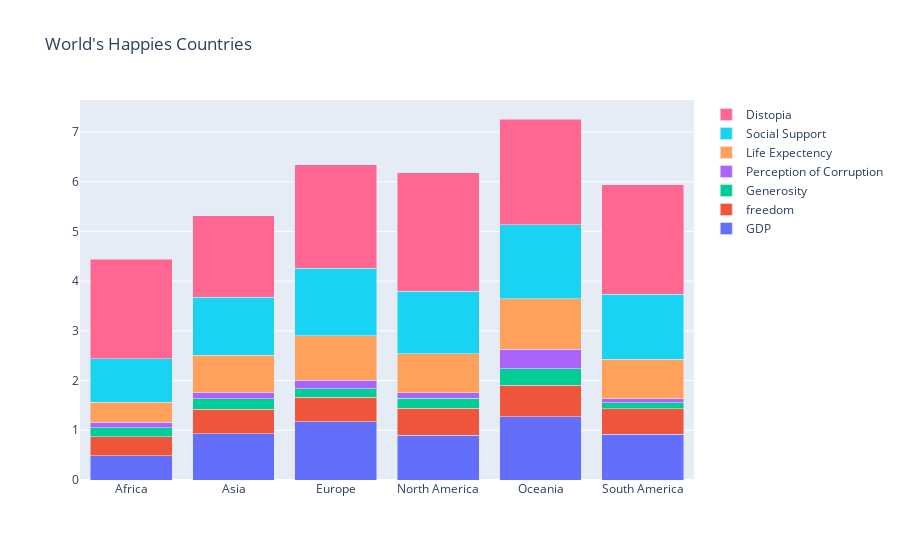

Notebook code cell kept with this figure:
### Code cell
continent_data=twenty_twenty_data.groupby('continent').mean()

plt.figure(figsize=(10,6))

             #twenty_twenty_data.loc[:10,'country']twenty_twenty_data.loc[:10,'country']
             #twenty_twenty_data.loc[:10,["Explained by: Log GDP per capita"]
fig = go.Figure(data=[
    go.Bar(name='GDP', x=continent_data.index, y=continent_data["Explained by: Log GDP per capita"]),
    go.Bar(name='freedom', x=continent_data.index, y=continent_data["Explained by: Freedom to make life choices"].values.flatten()),
     go.Bar(name='Generosity', x=continent_data.index,  y=continent_data["Explained by: Generosity"].values.flatten()),
     go.Bar(name='Perception of Corruption', x=continent_data.index,  y=continent_data["Explained by: Perceptions of corruption"].values.flatten()), 
    go.Bar(name='Life Expectency', x=continent_data.index, y=continent_data["Explained by: Healthy life expectancy"].values.flatten()),
     go.Bar(name='Social Support', x=continent_data.index, y=continent_data["Explained by: Social support"].values.flatten()),
     go.Bar(name='Distopia', x=continent_data.index, y=continent_data["Dystopia + residual"].values.flatten()),
])
# Change the bar mode
fig.update_layout( title_text="World's Happies Countries",barmode='stack')
fig.show()
continent_data

### Figure 1 — Plotly figure (JSON) as saved in the notebook; plotly's stock layout.template omitted (floating-point values rounded to 4 significant figures)
{"data": [{"name": "GDP", "type": "bar", "x": ["Africa", "Asia", "Europe", "North America", "Oceania", "South America"], "y": [0.4916, 0.9333, 1.173, 0.9012, 1.276, 0.9252]}, {"name": "freedom", "type": "bar", "x": ["Africa", "Asia", "Europe", "North America", "Oceania", "South America"], "y": [0.3777, 0.4873, 0.4901, 0.5432, 0.6343, 0.5044]}, {"name": "Generosity", "type": "bar", "x": ["Africa", "Asia", "Europe", "North America", "Oceania", "South America"], "y": [0.1854, 0.2133, 0.1771, 0.1955, 0.3253, 0.1218]}, {"name": "Perception of Corruption", "type": "bar", "x": ["Africa", "Asia", "Europe", "North America", "Oceania", "South America"], "y": [0.1055, 0.1303, 0.1624, 0.1182, 0.3986, 0.07845]}, {"name": "Life Expectency", "type": "bar", "x": ["Africa", "Asia", "Europe", "North America", "Oceania", "South America"], "y": [0.3997, 0.7403, 0.897, 0.7786, 1.015, 0.8001]}, {"name": "Social Support", "type": "bar", "x": ["Africa", "Asia", "Europe", "North America", "Oceania", "South America"], "y": [0.8762, 1.167, 1.364, 1.261, 1.482, 1.311]}, {"name": "Distopia", "type": "bar", "x": ["Africa", "Asia", "Europe", "North America", "Oceania", "South America"], "y": [2.0, 1.649, 2.079, 2.387, 2.129, 2.199]}], "layout": {"barmode": "stack", "title": {"text": "World's Happies Countries"}}}
